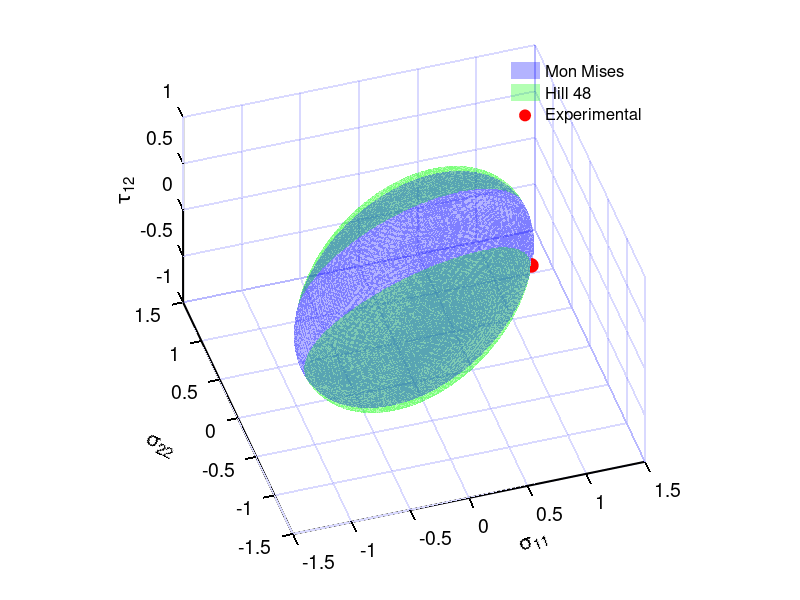
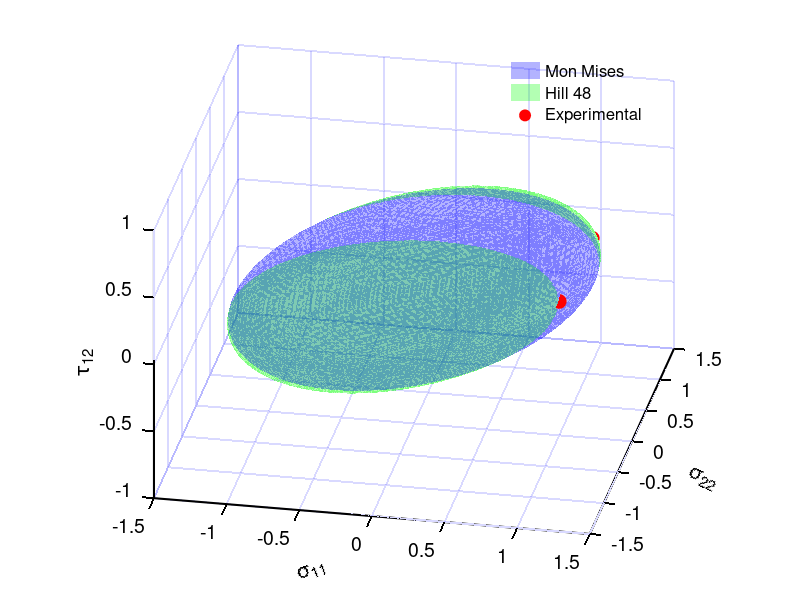
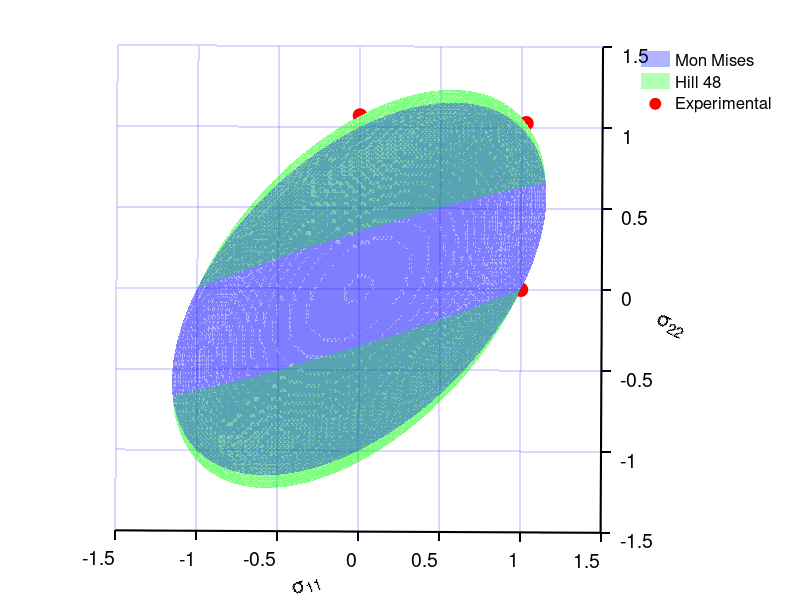

Write MATLAB code to recreate these figures, in order.
clc
close all
clear
% Constants for the Hill 1948 plasticity model
% Sig00 = 1; % Yield stress in uniaxial tension along the rolling direction
% Sig90 = .9; % Yield stress in uniaxial tension along the transverse direction
% Sigb = 1.2; % Yield stress in uniaxial tension along the normal direction

Sig00 = 335.4;
Sig15 = 335.1;
Sig30 = 338.1;
Sig45 = 343.2;
Sig65 = 349.1;
Sig75 = 356.1;
Sig90 = 359.4;
Sigb = 345;
% Tau = 340;
% Tau = Tau/Sig00;
Tau = 1/sqrt(3);


Sig45 =Sig45/Sig00;
Sig90 =Sig90/Sig00;
Sigb =Sigb/Sig00;
Sig00 = 1;
% Calculate F1, G1, and H1 coefficients
F1 = (Sig00/Sig90)^2 - 1 + (Sig00/Sigb)^2;
% F1 = 1;
G1 = 1 - (Sig00/Sig90)^2 + (Sig00/Sigb)^2;
% G1 = 1;
H1 = 1 + (Sig00/Sig90)^2 - (Sig00/Sigb)^2;
% H1 = 1;
% N1 =  (4*(Sig00)^2)/(Sig45)^2 - ((Sig00)^2)/((Sigb)^2);
N1 = (4*(Sig00)^2)/(Sig45)^2 - ((Sig00)^2 - 1/sqrt(3)*Tau^2)/((Sigb)^2);
% N1 = (4*(Sig00)^2)/(Sig45)^2 - ((Sig00)^2 + Tau^2)/((Sigb)^2);
% N1 = 3;

% Range of stress components
sigma1_range = linspace(-1.3, 1.3, 100);
sigma2_range = linspace(-1.3, 1.3, 100);
tau12_range = linspace(-1, 1, 100);

xlim([-1.5 1.5])
xticks(-1.5:0.5:1.5)
ylim([-1.5 1.5])
yticks(-1.5:0.5:1.5)
zlim([-1 1])
zticks(-1:0.5:1)

% Create a meshgrid for stress components
[sigma1, sigma2, tau12] = meshgrid(sigma1_range, sigma2_range, tau12_range);

% Calculate the Hill48 yield function value for plane stress conditions (sigma3 = 0)
hill48 = (G1  * (sigma1.^2) + F1  * (sigma2.^2) +  H1 * (sigma1 - sigma2).^2)/2 + N1*(tau12.^2);

% Calculate the von Mises yield criterion value for plane stress conditions (sigma3 = 0)
vonMises = sqrt(.5*((sigma1 - sigma2).^2 + sigma2.^2 + sigma1.^2) + 3 * tau12.^2);

% Create a 3D surface plot
% figure('defaultAxesColorOrder',[0 0 0; 0 0 1; 0 0 1; 0 0 1;])
% figure
isosurface_threshold = 1;
h2 = patch(isosurface(sigma1, sigma2, tau12, vonMises, isosurface_threshold));
set(h2, 'FaceColor', 'b', 'EdgeColor', 'none', 'FaceAlpha', 0.3);

h1 = patch(isosurface(sigma1, sigma2, tau12, hill48, isosurface_threshold));
set(h1, 'FaceColor', 'g', 'EdgeColor', 'none', 'FaceAlpha', 0.3);
hold on;


% xlabel('Stress Component 1 (\sigma_{11})');
xlabel('\sigma_{11}','Rotation',20);
ylabel('\sigma_{22}','Rotation',-25);
zlabel('\tau_{12}');
% title('3D Surface Plot of Hill48 Plasticity Model and von Mises Yield Criterion under Plane Stress Conditions');
axis equal;
grid on;
view(3);
view(gca,[-17.3126110111832 41.1484221007721]);

% Experimental results from the pure shear test
SH_sigma1 = 0; % Replace with your experimental value
SH_sigma2 = 0; % Replace with your experimental value
SH_tau12 = Tau; % Replace with your experimental value
% Experimental results from the 0° tension
T0_sigma1 = Sig00; 
T0_sigma2 = 0; 
T0_tau12 = 0; 
% Experimental results from the 90°
T90_sigma1 = 0; 
T90_sigma2 = Sig90; 
T90_tau12 = 0;
% Experimental results from the Biaxial
Tb_sigma1 = Sigb; 
Tb_sigma2 = Sigb; 
Tb_tau12 = 0;
% Plot the experimental point on the 3D surface
hold on;
% plot3(SH_sigma1, SH_sigma2, SH_tau12, 'ro', 'MarkerSize', 10, 'MarkerFaceColor', 'r');
plot3(T0_sigma1, T0_sigma2, T0_tau12, 'ro', 'MarkerSize', 10, 'MarkerFaceColor', 'r');
plot3(T90_sigma1, T90_sigma2, T90_tau12, 'ro', 'MarkerSize', 10, 'MarkerFaceColor', 'r');
plot3(Tb_sigma1, Tb_sigma2, Tb_tau12, 'ro', 'MarkerSize', 10, 'MarkerFaceColor', 'r');

set(gca,'xcolor','k','ycolor','k','zcolor','k','linewidth',1.5,'FontSize',14,'GridColor',...
    [0 0 1])
% legend('Hill48 Yield Surface', 'von Mises Yield Surface', 'Experimental Result');
l = legend({'Mon Mises','Hill 48','Experimental'}...
    ,'FontSize',12,'location','northeast');
% hold off;
legend boxoff
% grid off
print(gcf,'-dtiffn','Hill48_3D_full')
view(gca,[10.945382295558 25.1705137306616]);
print(gcf,'-dtiffn','Hill48_3D_full_2')
xlim([-1.5 1.5])
xticks(-1.5:0.5:1.5)
ylim([-1.5 1.5])
yticks(-1.5:0.5:1.5)
view(gca,[0.289609607886099 90]);
l = legend({'Mon Mises','Hill 48','Experimental'}...
    ,'FontSize',12,'location','northeastoutside');
% hold off;
print(gcf,'-dtiffn','Hill48_2D_full')